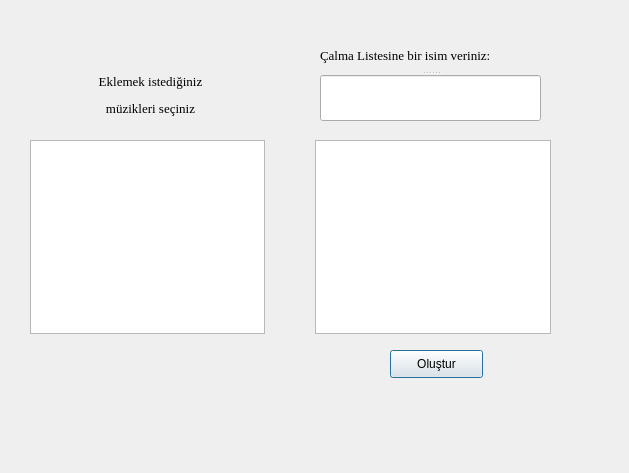
<?xml version="1.0" encoding="UTF-8"?>
<ui version="4.0">
 <class>Playlist</class>
 <widget class="QDialog" name="Playlist">
  <property name="geometry">
   <rect>
    <x>0</x>
    <y>0</y>
    <width>629</width>
    <height>473</height>
   </rect>
  </property>
  <property name="windowTitle">
   <string>Dialog</string>
  </property>
  <widget class="QPushButton" name="makeplaylist">
   <property name="geometry">
    <rect>
     <x>390</x>
     <y>350</y>
     <width>93</width>
     <height>28</height>
    </rect>
   </property>
   <property name="text">
    <string>Oluştur</string>
   </property>
  </widget>
  <widget class="QSplitter" name="splitter">
   <property name="geometry">
    <rect>
     <x>320</x>
     <y>40</y>
     <width>221</width>
     <height>81</height>
    </rect>
   </property>
   <property name="orientation">
    <enum>Qt::Vertical</enum>
   </property>
   <widget class="QLabel" name="label">
    <property name="font">
     <font>
      <family>Times New Roman</family>
      <pointsize>10</pointsize>
     </font>
    </property>
    <property name="text">
     <string>Çalma Listesine bir isim veriniz:</string>
    </property>
   </widget>
   <widget class="QLineEdit" name="listnameedit"/>
  </widget>
  <widget class="QWidget" name="layoutWidget">
   <property name="geometry">
    <rect>
     <x>30</x>
     <y>140</y>
     <width>521</width>
     <height>194</height>
    </rect>
   </property>
   <layout class="QHBoxLayout" name="horizontalLayout">
    <property name="spacing">
     <number>50</number>
    </property>
    <item>
     <widget class="QListWidget" name="listWidget"/>
    </item>
    <item>
     <widget class="QListWidget" name="listWidget_2"/>
    </item>
   </layout>
  </widget>
  <widget class="QLabel" name="label_2">
   <property name="geometry">
    <rect>
     <x>50</x>
     <y>60</y>
     <width>201</width>
     <height>71</height>
    </rect>
   </property>
   <property name="font">
    <font>
     <family>Times New Roman</family>
     <pointsize>10</pointsize>
    </font>
   </property>
   <property name="text">
    <string>&lt;html&gt;&lt;head/&gt;&lt;body&gt;&lt;p align=&quot;center&quot;&gt;Eklemek istediğiniz&lt;/p&gt;&lt;p align=&quot;center&quot;&gt;müzikleri seçiniz&lt;/p&gt;&lt;/body&gt;&lt;/html&gt;</string>
   </property>
   <property name="textFormat">
    <enum>Qt::RichText</enum>
   </property>
   <property name="alignment">
    <set>Qt::AlignLeading|Qt::AlignLeft|Qt::AlignVCenter</set>
   </property>
  </widget>
 </widget>
 <resources/>
 <connections/>
</ui>
